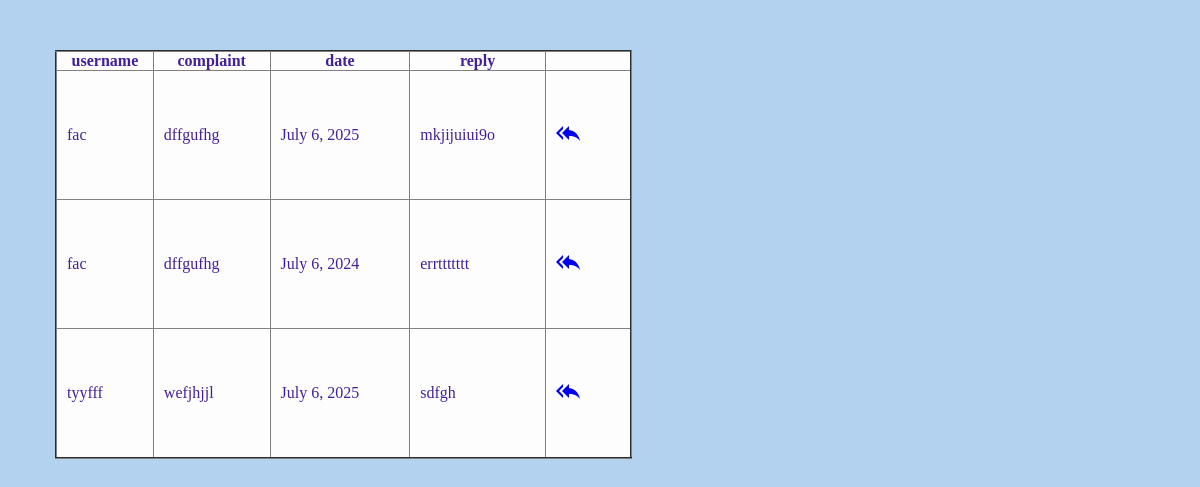
The page /reply on the database as committed earlier.
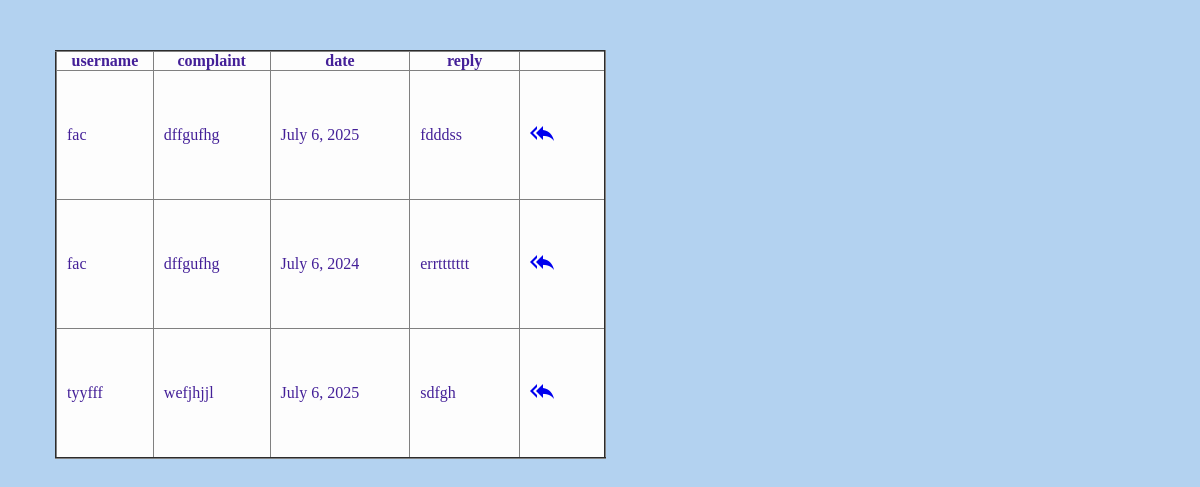
The same page on the database as committed later.
### administrator/models.py (models this page shows)
class complaintTable(models.Model):
    LOGIN=models.ForeignKey(logintable, on_delete=models.CASCADE)
    complaint=models.CharField(max_length=200,null=True,blank=True)
    date=models.DateField(null=True,blank=True)
    reply=models.CharField(max_length=200,null=True,blank=True)

class logintable(models.Model):
    username=models.CharField(max_length=30, null=True,blank=True)
    password=models.CharField(max_length=30, null=True,blank=True)
    type=models.CharField(max_length=30, null=True,blank=True)
    status=models.CharField(max_length=30, null=True,blank=True)

### administrator/views.py (the view)
# urls.py: path("reply",Reply.as_view(),name="reply"),
class Reply(View):
    def get(self,request):
        obj=complaintTable.objects.all()
        return render(request,"admin/complaint reply.html",{'val':obj})

### templates/admin/complaint reply.html (shortened to what this page needs)
<!DOCTYPE html>
<html lang="en">
<head>
    <title>Document</title> <link rel="stylesheet" href="style.css">
</head>
<body class=" bo">
    <table border="2" class="dot" >
        <tr>
        <th>username</th>
        <th>complaint</th>
        <th>date</th>
        <th>reply</th>
    </tr>
{% for i in val %}
<tr>
    <td>{{i.LOGIN.username }}</td>
    <td>{{i.complaint}}</td>
    <td>{{i.date}}</td>
    <td>{{i.reply}}</td>
    <td> <a href="complaint/{{i.id}}"><li class="material-icons">reply_all</li></a></td>
{% endfor %}
    </tr>
    </table>
</body>
</html>

Rows that differ between the two databases and show on the page:
changed complaintTable: reply "mkjijuiui9o" → "fdddss"
